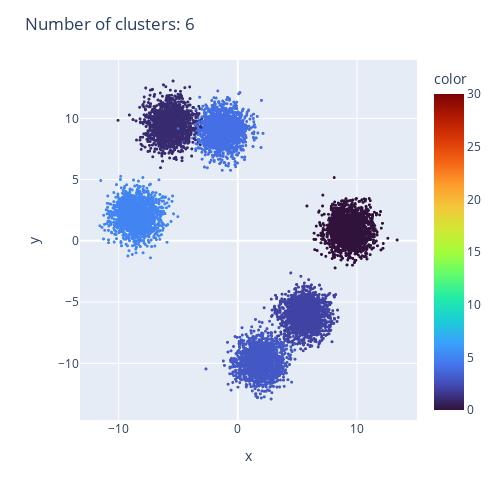

Notebook source saved alongside this figure:
### Code cell
plot_cluster(data, cluster_col='true_clst_l3')

### Figure 1 — Plotly figure (JSON) as saved in the notebook; plotly's stock layout.template omitted (floating-point values rounded to 4 significant figures; data arrays with more than 128 entries replaced by an {"elided": "..."} marker saying what was removed)
{"data": [{"hovertemplate": "x=%{x}<br>y=%{y}<br>color=%{marker.color}<extra></extra>", "legendgroup": "", "marker": {"color": {"elided": "10000 int values"}, "coloraxis": "coloraxis", "size": 3, "symbol": "circle"}, "mode": "markers", "name": "", "showlegend": false, "type": "scattergl", "x": {"elided": "10000 float values"}, "xaxis": "x", "y": {"elided": "10000 float values"}, "yaxis": "y"}], "layout": {"coloraxis": {"cmax": 30, "cmin": 0, "colorbar": {"title": {"text": "color"}}, "colorscale": [[0, "#30123b"], [0.07143, "#4145ab"], [0.1429, "#4675ed"], [0.2143, "#39a2fc"], [0.2857, "#1bcfd4"], [0.3571, "#24eca6"], [0.4286, "#61fc6c"], [0.5, "#a4fc3b"], [0.5714, "#d1e834"], [0.6429, "#f3c63a"], [0.7143, "#fe9b2d"], [0.7857, "#f36315"], [0.8571, "#d93806"], [0.9286, "#b11901"], [1, "#7a0402"]]}, "height": 500, "legend": {"tracegroupgap": 0}, "margin": {"t": 60}, "title": {"text": "Number of clusters: 6"}, "width": 500, "xaxis": {"anchor": "y", "domain": [0, 1], "title": {"text": "x"}}, "yaxis": {"anchor": "x", "domain": [0, 1], "title": {"text": "y"}}}}
